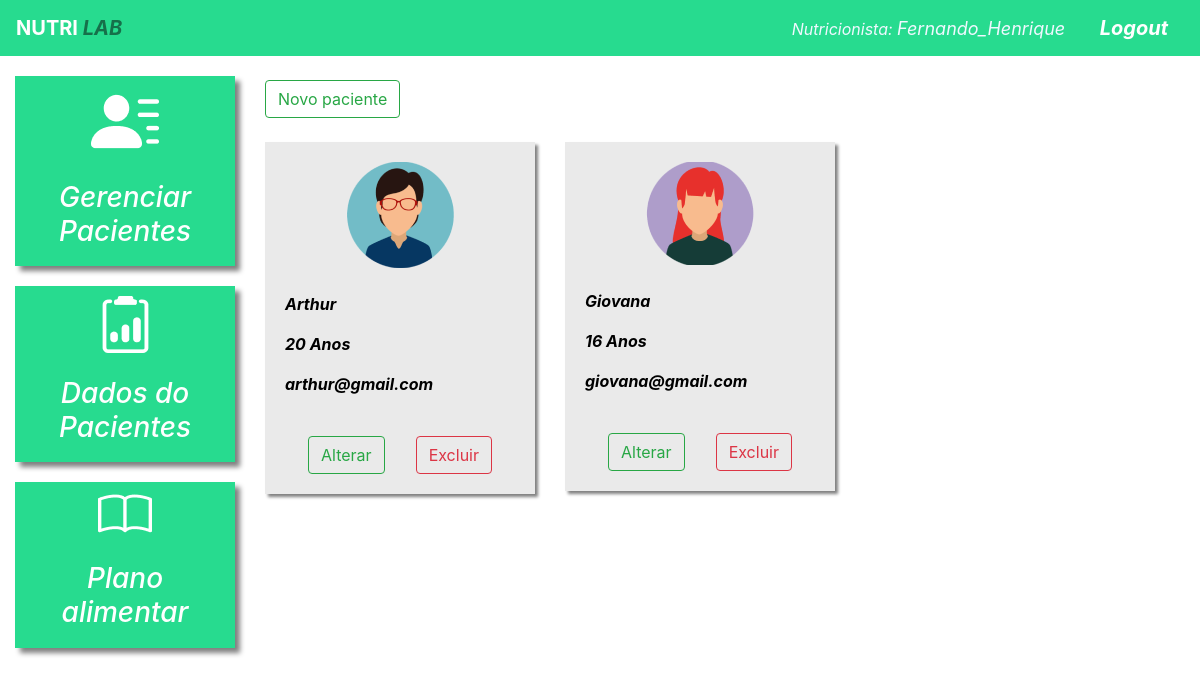
Screenshot of /pacientes/ (signed in) with the database file from the repository.
### plataforma/models.py (models this page shows, shortened)
class Pacientes(models.Model):
    choices_sexo = (('F', 'Feminino'),
                    ('M', 'Maculino'))
    nome = models.CharField(max_length=50)
    sexo = models.CharField(max_length=1, choices=choices_sexo)
    idade = models.IntegerField()
    email = models.EmailField()
    telefone = models.CharField(max_length=19)
    nutri = models.ForeignKey(User, on_delete=models.CASCADE)

### plataforma/views.py (the view, shortened to what this page needs)
# urls.py: path('', lambda request: redirect('/pacientes')),
@login_required(login_url='/auth/login/')
def pacientes(request):
    if request.method == "GET":
        pacientes = Pacientes.objects.filter(nutri=request.user)
        return render(request, 'pacientes.html', {'pacientes': pacientes})
    return HttpResponse(f"{nome}, {sexo}, {idade}, {email}, {telefone}")

### plataforma/templates/pacientes.html (shortened to what this page needs)
{% extends 'base_plataforma.html' %}
{% load static %}
{% block 'plataforma' %}
    <br>
    <button type="button" class="btn btn-outline-success" data-toggle="modal" data-target="#modal">
    Novo paciente
    </button>
    <br>
    <br>
    <div class="row">
        {% for paciente in pacientes %}
            <div class="col-md-4 paciente">
                <div class="link-hover">
                    <div class="card-paciente">
                        <div class="foto-perfil">
                            {% if paciente.sexo == "M"%}
                                <img src="{% static 'plataforma/img/perfil2.png' %}">
                            {% else %}
                                <img src="{% static 'plataforma/img/perfil1.png' %}">
                            {% endif %}
                        </div>
                        <br>
                        <p class="dados">{{paciente.nome}}</p>
                        <p class="dados">{{paciente.idade}} Anos</p>
                        <p class="dados">{{paciente.email}}</p>
                        <br>
                        <div class="botoes" style="display: flex; width: 80%; margin: 0 auto;justify-content:space-between; ">
                            <button onclick="alterar('{{paciente.id}}','{{paciente.nome}}','{{paciente.sexo}}','{{paciente.idade}}','{{paciente.email}}','{{paciente.telefone}}')"class="btn btn-outline-success" data-toggle="modal" data-target="#atualizar">Alterar</button>
                            <button onclick="excluir('{{paciente.id}}','{{paciente.nome}}')" class="btn btn-outline-danger" data-toggle="modal" data-target="#excluir">Excluir</button>
                        </div>
                    </div>
                </div>
                <br>
            </div>
        {% endfor %}
    </div>
{% endblock %}

### templates/base.html (shortened to what this page needs)
{% load static %}
<!doctype html>
<html lang="pt-BR">
  <head>
    {% block 'head' %}{% endblock  %}
    <link rel="stylesheet" href="https://cdn.jsdelivr.net/npm/bootstrap@4.6.1/dist/css/bootstrap.min.css">
  </head>
  <body>
    {% if user.is_authenticated %}
      <nav style="background-color: #27DB8F; justify-content: space-between;" class="navbar navbar-expand-lg navbar-dark">
        <a style="font-weight: bold" class="navbar-brand" href="">NUTRI <em style="color: #16704a">LAB<em></a>
        <span style="align-items: center; margin-right: 30px; color:aliceblue" href="">Nutricionista: <em style="font-size:large">{{user.username}}</em></span>
        <a style="font-weight: bold" class="navbar-brand" href="{% url 'sair' %}">Logout</a>
      </nav>
    {% endif %}
    {% block 'body' %}{% endblock  %}
  </body>
</html>

### templates/static/plataforma/css/css.css (style rules this page uses)
.paciente { min-width: 300px; }
.card-paciente { display:block; position: relative; z-index: 0; background-color: #EAEAEA; min-width: 260px; width: 100%; box-shadow: 3px 3px 3px gray; padding: 20px; color: black; }
.foto-perfil { text-align: center; }
.dados { font-weight: bold; }

### rows the page displays
Pacientes: nome "Arthur", idade "20", email "arthur@gmail.com"
Pacientes: nome "Giovana", idade "16", email "giovana@gmail.com"

### other values shown
{{ user.username }} "Fernando_Henrique"
